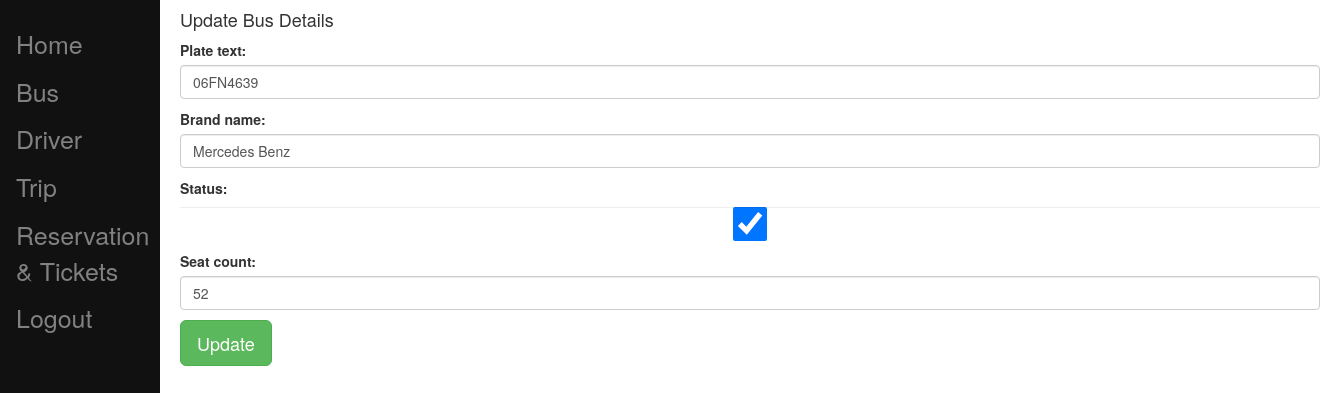
/busedit/11 (signed in), run on the app's committed database.
### busticket/models.py (models this page shows, shortened)
class Bus(models.Model):
    plate_text = models.CharField(max_length=30,unique=True)
    brand_name = models.CharField(max_length=30,default='Mercedes Benz')
    status = models.BooleanField(default=True)
    seat_count = models.IntegerField(default=52)
    bus_company = models.ForeignKey(BusCompany, on_delete=models.CASCADE, blank=True,null=True)

### busticket/views.py (the view)
# urls.py: path('busedit/<int:id>', views.busedit),
def busedit(request, id):
    bus = Bus.objects.get(id=id)
    form = BusForm(instance = bus)
    return render(request,'busticket/buscrud/busedit.html', {"form":form,"bus":bus})

### busticket/forms.py
class BusForm(forms.ModelForm):
    class Meta:
        model = Bus
        fields = ['plate_text', 'brand_name', 'status','seat_count','bus_company']
        widgets = { 'plate_text': forms.TextInput(attrs={ 'class': 'form-control' }),
            'brand_name': forms.TextInput(attrs={ 'class': 'form-control' }),
            'status': forms.CheckboxInput(attrs={ 'class': 'form-control' }),
            'seat_count': forms.NumberInput(attrs={ 'class': 'form-control' }),
            'bus_company': forms.HiddenInput(attrs={ 'class': 'form-control' }),
      }

### busticket/templatetags/user_tags.py (called while the page is built)
@register.filter(name='has_group')
def has_group(user, group_name):
    group = Group.objects.filter(name=group_name)
    if group:
        group = group.first()
        return group in user.groups.all()
    else:
        return False

### templates/busticket/buscrud/busedit.html (shortened to what this page needs)
{% extends 'busticket/base.html' %}
{% block content %}
<div class="col-md-12">
    <h4>Update Bus Details</h4>
 <form method="POST" class="post-form" action="/busupdate/{{bus.id}}">
   {{ form.as_p }}
   <button type="submit" class="btn btn-success btn-lg">Update</button>
 </form>
{% endblock content %}

### templates/busticket/base.html (style rules this page uses)
.maincontainer { padding-left: 160px; }

### data on the page
Bus: plate_text "06FN4639", brand_name "Mercedes Benz", status "☑", seat_count "52"
